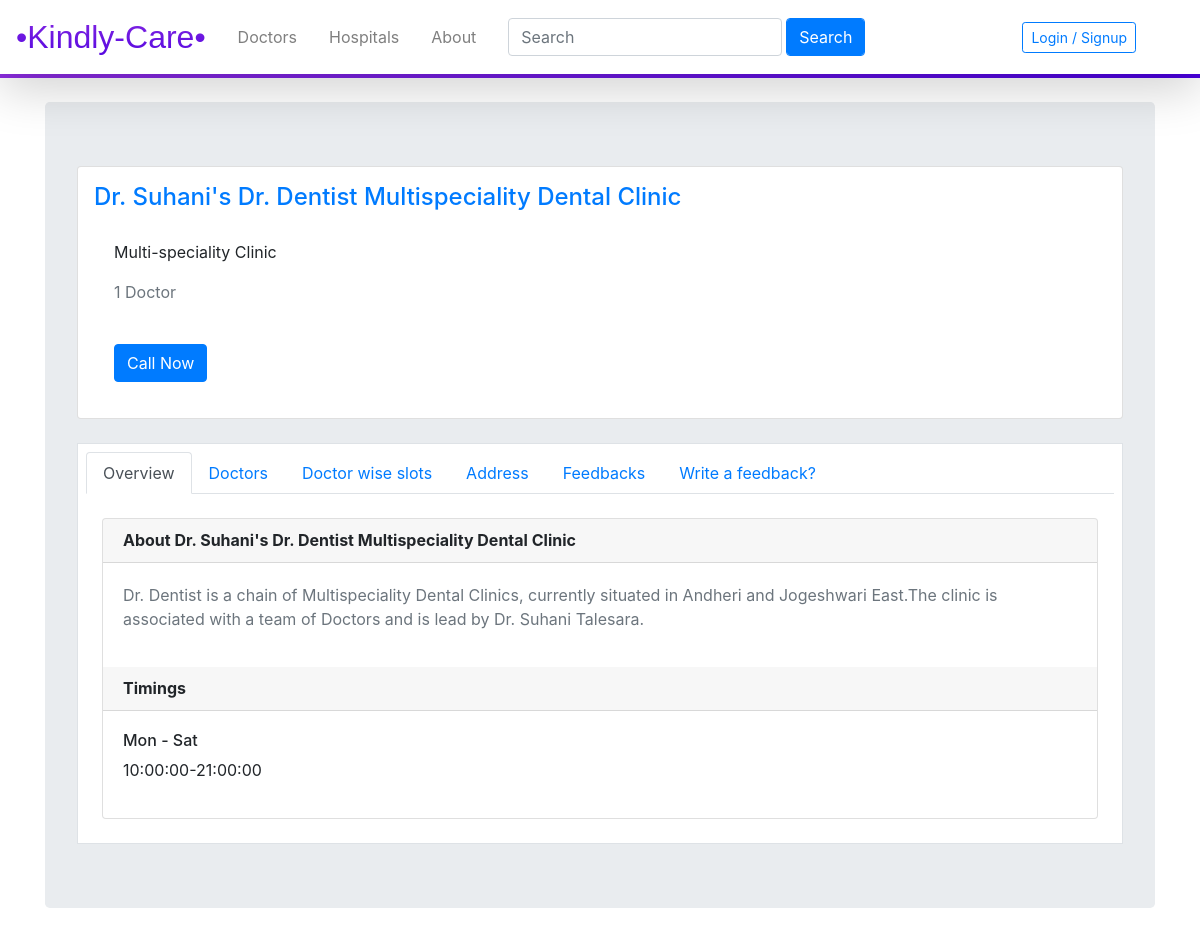
Page /hosp1 on the earlier database version.
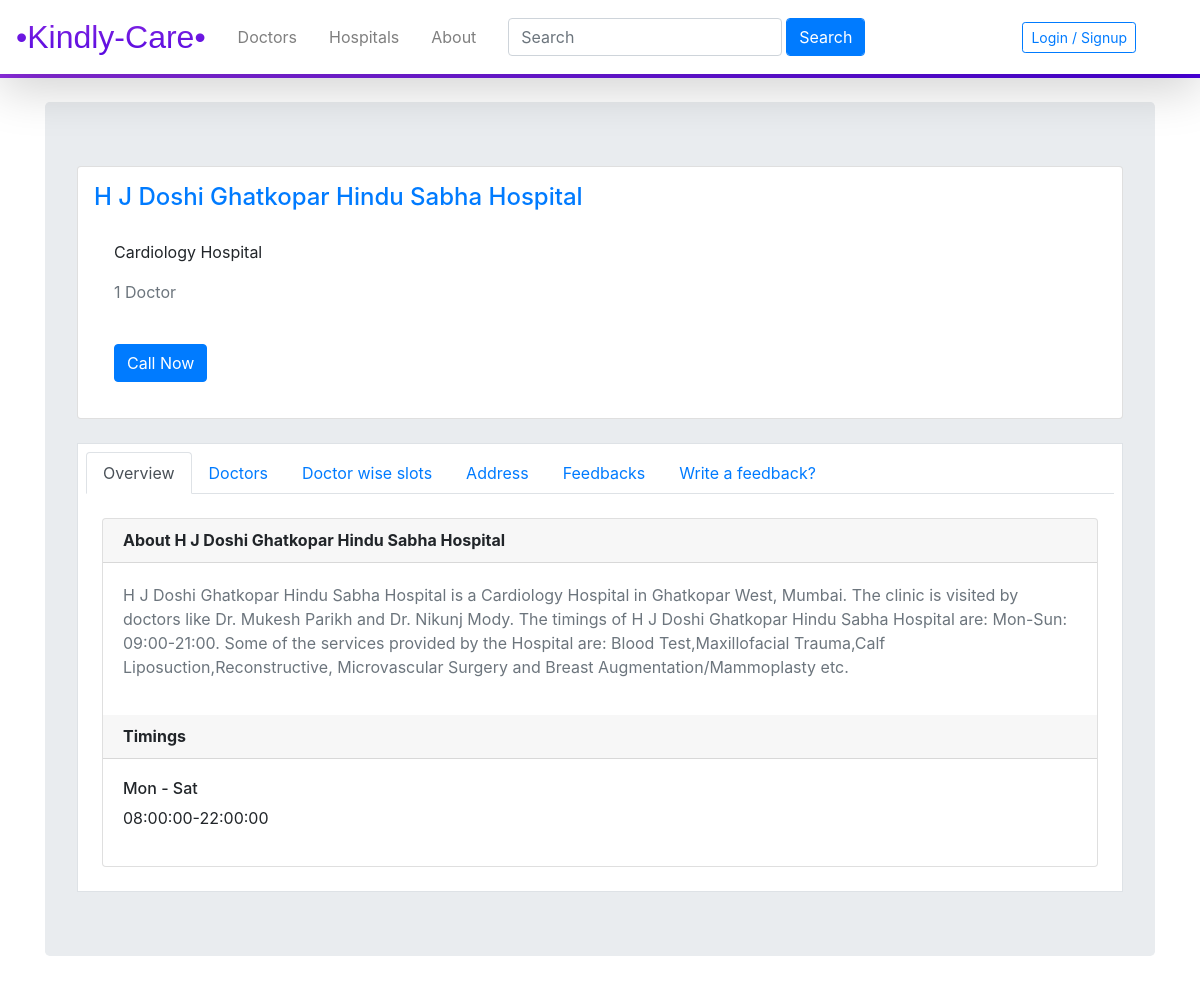
Same page on the later database version.
### kindlycare/models.py (models this page shows, shortened)
class Hospitals(db.Model):
    __tablename__ = 'hospital'
    id = db.Column(db.Integer,primary_key=True)
    name = db.Column(db.String(100),nullable=False)
    speciality = db.Column(db.String(50),nullable=False)
    description = db.Column(db.Text,nullable=False)
    contact_no = db. Column(db.Integer,nullable=False)
    address = db.Column(db.Text,nullable=False)
    start_time = db.Column(db.Time,nullable=False)
    end_time = db.Column(db.Time,nullable=False)
    days = db.Column(db.PickleType,nullable=False)
    doctors_name = db.relationship('Doctors',secondary=relate, backref = db.backref('hospital', lazy = True))
    feedbacks = db.relationship('Feedback',backref='hospital')

### kindlycare/hospitals/views.py (the view)
@hospitals.route('/hosp<int:hosp_id>',methods=['GET','POST'])
def hosp(hosp_id):
    hosp = Hospitals.query.get_or_404(hosp_id)
    feed = Feedback.query.filter_by(hosp_id=hosp_id).all()
    form = FeedBackForm()
    slots = Slots.query.filter_by(hospital_name=hosp.name).all()
    if form.validate_on_submit():
        feedback = Feedback(user_name=form.user_name.data,content=form.content.data,rating=form.rating.data,hosp_id=hosp_id)
        db.session.add(feedback)
        db.session.commit()
        flash('Thank you for your feedback!','success')
        return redirect(url_for('hospitals.hosp',hosp_id=hosp_id))
    return render_template('hospital.html',hosp=hosp,form=form,feed=feed,slots=slots)

### kindlycare/hospitals/forms.py
class FeedBackForm(FlaskForm):
    user_name = StringField('Your name',validators=[DataRequired()])
    content = TextAreaField('Your feedback',validators=[DataRequired()])
    rating = SelectField('Your rating',validators=[DataRequired()],choices=[('1','1'),('2','2'),('3','3'),('4','4'),('5','5')])
    submit = SubmitField('Submit')

### kindlycare/templates/hospital.html (shortened to what this page needs)
{% extends 'base.html' %}
{% block content %}
<br>
<div class="jumbotron">
    <div class="card container bg-white p-3">
        <h4 class="text-primary">{{hosp.name | title }}</h4>
        <div class="card-body">
            <p class="card-text">{{ hosp.speciality }}</p>
            <p class="card-text text-muted">{{ hosp.doctor | length }} {% if hosp.doctor | length ==1 %}Doctor{% else %}Doctors{% endif %}</p>
        </div>
        <div class="card-body">
            <a href="#" id="call" class="btn btn-primary">Call Now</a>
        </div>
    </div>
    <br>
    <div class=" border container bg-white p-2">
        <nav>
            <div class="nav nav-tabs" id="nav-tab" role="tablist">
              <a class="nav-item nav-link active" id="nav-overview-tab" data-toggle="tab" href="#nav-overview" role="tab" aria-controls="nav-overview" aria-selected="true">Overview</a>
              <a class="nav-item nav-link" id="nav-doctors-tab" data-toggle="tab" href="#nav-docs" role="tab" aria-controls="nav-doctors" aria-selected="false">Doctors</a>
              <a class="nav-item nav-link" id="nav-slots-tab" data-toggle="tab" href="#nav-slots" role="tab" aria-controls="nav-slots" aria-selected="false">Doctor wise slots</a>
              <a class="nav-item nav-link" id="nav-add-tab" data-toggle="tab" href="#nav-add" role="tab" aria-controls="nav-add" aria-selected="false">Address</a>
              <a class="nav-item nav-link" id="nav-feedbacks-tab" data-toggle="tab" href="#nav-feeds" role="tab" aria-controls="nav-feedbacks" aria-selected="false">Feedbacks</a>
              <a class="nav-item nav-link" id="nav-feed-tab" data-toggle="tab" href="#nav-feed" role="tab" aria-controls="nav-feed" aria-selected="false">Write a feedback?</a>
            </div>
        </nav>
        <div class="tab-content p-3" id="nav-tabContent">
            <div class="tab-pane fade show active" id="nav-overview" role="tabpanel" aria-labelledby="nav-overview-tab">
                <div class="card">
                    <h6 class="card-header"><b>About {{hosp.name}}</b></h6>
                    <div class="card-body">
                        <p class="text-muted">{{hosp.description}}</p>
                    </div>
                    <h6 class="card-header"><b>Timings</b></h6>
                    <div class="card-body">
                        <h6>{{ hosp.days[0] | title }} - {{ hosp.days[hosp.days| length -1] |title}}</h6>
                        <p>{{hosp.start_time }}-{{hosp.end_time }}</p>
                    </div>
                </div>
            </div>
          </div>
    </div>
</div>
{% endblock %}

Differences in the rows shown:
changed Hospitals "Mon": name "Dr. Suhani's Dr. Dentist Multispeciality Dental Clinic" → "H J Doshi Ghatkopar Hindu Sabha Hospital"; speciality "Multi-speciality Clinic" → "Cardiology Hospital"; description "Dr. Dentist is a chain of Multispeciality Dental Clinics, currently situated in Andheri and Jogeshwari East.The clinic is associated with a team of Doctors and is lead by Dr. Suhani Talesara." → "H J Doshi Ghatkopar Hindu Sabha Hospital is a Cardiology Hospital in Ghatkopar West, Mumbai. The clinic is visited by doctors like Dr. Mukesh Parikh and Dr. Nikunj Mody. The timings of H J Doshi Ghatkopar Hindu Sabha Hospital are: Mon-Sun: 09:00-21:00. Some of the services provided by the Hospital are: Blood Test,Maxillofacial Trauma,Calf Liposuction,Reconstructive, Microvascular Surgery and Breast Augmentation/Mammoplasty etc."; start_time "10:00:00" → "08:00:00"; end_time "21:00:00" → "22:00:00"
